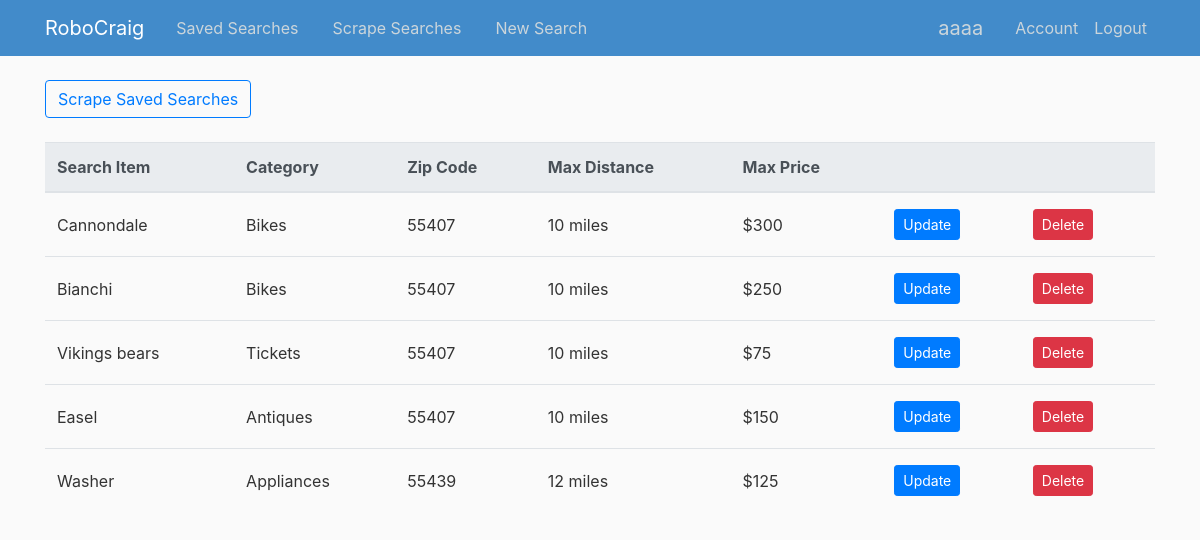
/users/aaaa (signed in), run on an earlier commit of the app's database.
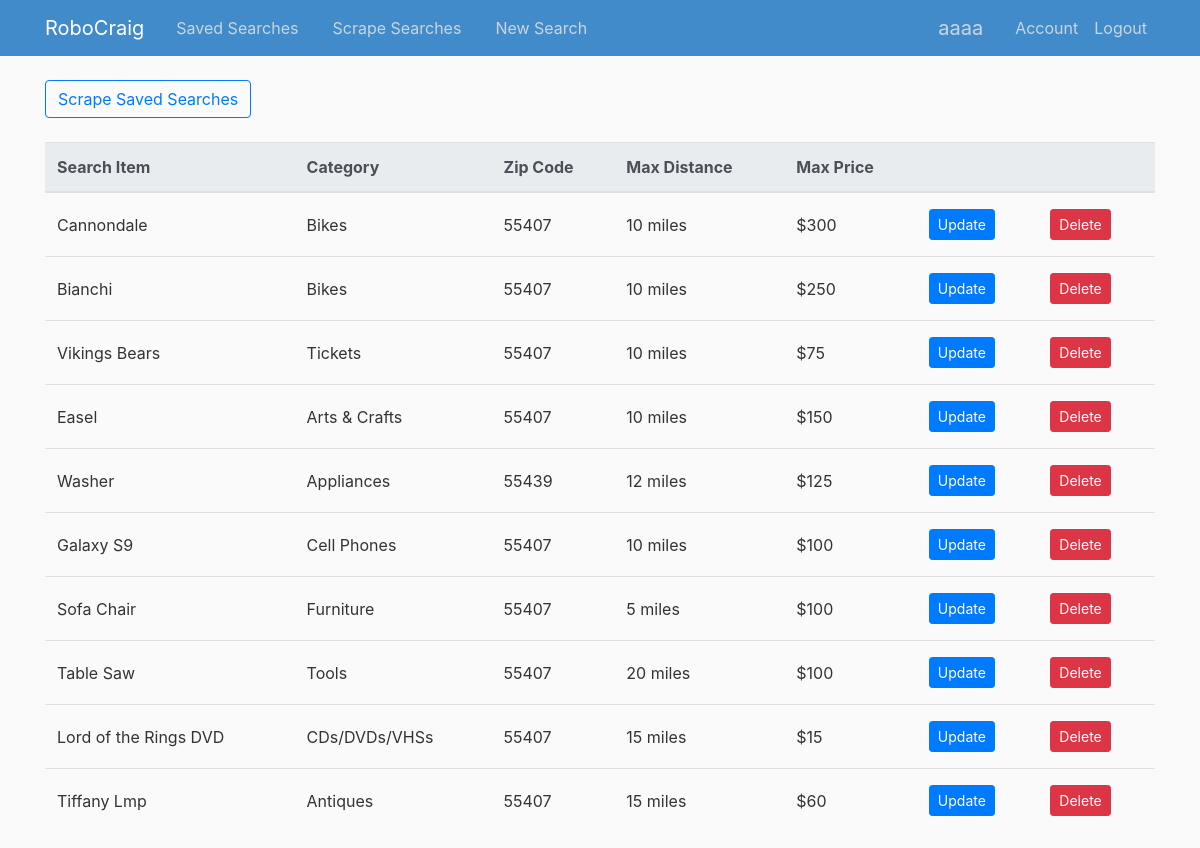
And on a later commit of the database.
### RoboCraig/models.py (models this page shows)
class Searcher (db.Model):
    id = db.Column(db.Integer, primary_key=True)
    category = db.Column(db.String(20), nullable=False)
    search_term = db.Column(db.String(50), nullable=False)
    zip_code = db.Column(db.String(10), nullable=False)  #Might need this to be int, or validate to 5 digits
    max_distance = db.Column(db.String(10), nullable=False)
    max_price = db.Column(db.String(10), nullable=False)
    user_id = db.Column(db.Integer, db.ForeignKey('user.id'), nullable=False)       #This is making a reference to the user_id in the users table
    def __repr__(self):
        return f"Search('{self.category}','{self.search_term}', '{self.zip_code}','{self.max_distance}','{self.max_price}')"

### RoboCraig/routes.py (the view)
@app.route("/users/<string:username>")  #This is the main home route for a logged in user.  It will display their saved searches
def user_searches(username):
    choices = {'ata': 'Antiques', 'ppa': 'Appliances', 'ara': 'Arts & Crafts', 'sna': 'ATV/UTV/SNO', 'pta': 'AutoParts',
               'ava': 'Aviation',
               'baa': 'Baby and Kid Stuff', 'haa': 'Beauty and Health', 'bip': 'Bike Parts',
               'bia': 'Bikes', 'bpa': 'Boat Parts', 'boo': 'Boats', 'bka': 'Books', 'bfa': 'Business',
               'cta': 'Cars & Trucks', 'ema': 'CDs/DVDs/VHSs', 'moa': 'Cell Phones', 'cla': 'Clothes & Acc',
               'cba': 'Collectibles', 'syp': 'Computer Parts', 'sya': 'Computers', 'ela': 'Electronics',
               'gra': 'Farm & Garden', 'fua': 'Furniture', 'foa': 'General', 'hva': 'Heavy Equipment',
               'hsa': 'Household',
               'jwa': 'Jewelry', 'maa': 'Materials', 'mpa': 'Motorcycle Parts', 'mca': 'Motorcycles',
               'msa': 'Music Instruments', 'pha': 'Photo & Video', 'rva': 'RVs & Camp', 'sga': 'Sporting',
               'tia': 'Tickets', 'tla': 'Tools', 'taa': 'Toys & Games', 'tra': 'Trailers',
               'vga': 'Video Gaming', 'wta': 'Wheels & Tires'}
    user = User.query.filter_by(username=username).first_or_404()  #giving the function the username attribute returns the username of the current_user
    searches = Searcher.query.filter_by(author=user)   #Using this username, it retrieves a list of their Searcher objects
    print ("This is searches")
    print (type(searches))
    print (searches)
    testsearches = Searcher.query.filter_by(author=user).first()
    print ("This is testsearches")
    print (testsearches)
    if current_user == user:        #Will only render the template if the user is logged in.  Otherwise, they receive a 403
        return render_template('user_searches.html', searches=searches, user=user, username=username,choices=choices,testsearches=testsearches)
    else:
        abort(403)

### RoboCraig/models.py (called while the page is built)
@login_manager.user_loader
def load_user(user_id):
    return User.query.get(int(user_id))

### RoboCraig/templates/user_searches.html
{% extends "layout.html" %}
{% block content %}
    {% if testsearches is none %}
        <h3>Create a <a href="{{ url_for('new_search')}}">new search</a> to save for an item in Minneapolis Craigslist</h3><br>
        <h3>Your search will be saved here</h3>
    {% else %}
    <a href="{{ url_for('scrapedresults',username=username) }}"><button type="button" class="btn btn-outline-primary">Scrape Saved Searches</button></a><br><br>
    <table class="table table-hover">
            <thead class="thead-light">
                <tr>
                    <th scope="col">Search Item</th>
                    <th scope="col">Category</th>
                    <th scope="col">Zip Code</th>
                    <th scope="col">Max Distance</th>
                    <th scope="col">Max Price</th>
                    <th scope="col"></th>
                    <th scope="col"></th>
                </tr>
            </thead>
            <tbody>
            {% for search in searches %}
            <tr>
                    <td>{{ search.search_term }}</td>
                    {% if search.category in choices %}
                        <td>{{ choices[search.category]}}</td>
                    {% else %}
                        <td>{{ search.category }}</td>
                    {% endif %}
                    <td>{{ search.zip_code }}</td>
                    <td>{{ search.max_distance }} miles</td>
                    <td>${{ search.max_price }}</td>
                    <td><a class="btn btn-primary btn-sm mt-1 mb-1" href="{{ url_for('update_search', search_id = search.id) }}">Update</a></td>
                    <td>
                        <form action="{{ url_for('delete_search', search_id=search.id) }}" method="POST">
                            <input class="btn btn-danger btn-sm m-1" type = "submit" value="Delete">
                        </form>
                    </td>
                </tr>
            {% endfor %}
            </tbody>
    </table>
    {% endif %}
{% endblock content %}

What changed in the data, as far as the page shows it:
changed Searcher "Tickets": search_term "Vikings bears" → "Vikings Bears"
changed Searcher "Easel": category "Antiques" → "Arts & Crafts"
added Searcher: search_term "Galaxy S9", category "Cell Phones", zip_code "55407", max_distance "10", max_price "100"
added Searcher: search_term "Sofa Chair", category "Furniture", zip_code "55407", max_distance "5", max_price "100"
added Searcher: search_term "Table Saw", category "Tools", zip_code "55407", max_distance "20", max_price "100"
added Searcher: search_term "Lord of the Rings DVD", category "CDs/DVDs/VHSs", zip_code "55407", max_distance "15", max_price "15"
added Searcher: search_term "Tiffany Lmp", category "Antiques", zip_code "55407", max_distance "15", max_price "60"
